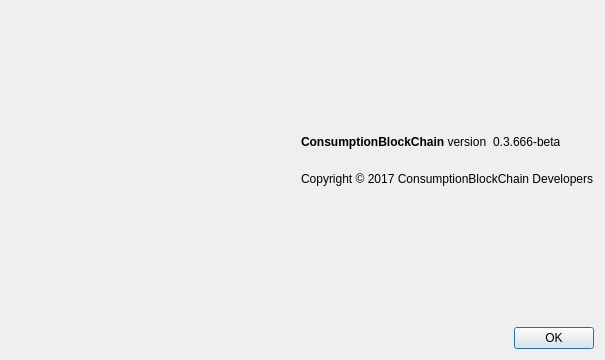
<?xml version="1.0" encoding="UTF-8"?>
<ui version="4.0">
 <class>AboutDialog</class>
 <widget class="QDialog" name="AboutDialog">
  <property name="geometry">
   <rect>
    <x>0</x>
    <y>0</y>
    <width>605</width>
    <height>360</height>
   </rect>
  </property>
  <property name="windowTitle">
   <string>About ConsumptionBlockChain</string>
  </property>
  <layout class="QGridLayout" name="gridLayout" columnstretch="5,5">
   <item row="0" column="0">
    <widget class="QLabel" name="label_4">
     <property name="sizePolicy">
      <sizepolicy hsizetype="Preferred" vsizetype="Ignored">
       <horstretch>0</horstretch>
       <verstretch>0</verstretch>
      </sizepolicy>
     </property>
     <property name="pixmap">
      <pixmap resource="../bitcoin.qrc">:/images/about</pixmap>
     </property>
    </widget>
   </item>
   <item row="0" column="1">
    <layout class="QVBoxLayout" name="verticalLayout_2">
     <item>
      <spacer name="verticalSpacer_2">
       <property name="orientation">
        <enum>Qt::Vertical</enum>
       </property>
       <property name="sizeHint" stdset="0">
        <size>
         <width>20</width>
         <height>40</height>
        </size>
       </property>
      </spacer>
     </item>
     <item>
      <layout class="QHBoxLayout" name="horizontalLayout">
       <item>
        <widget class="QLabel" name="label">
         <property name="cursor">
          <cursorShape>IBeamCursor</cursorShape>
         </property>
         <property name="text">
          <string>&lt;b&gt;ConsumptionBlockChain&lt;/b&gt; version</string>
         </property>
         <property name="textInteractionFlags">
          <set>Qt::LinksAccessibleByMouse|Qt::TextSelectableByKeyboard|Qt::TextSelectableByMouse</set>
         </property>
        </widget>
       </item>
       <item>
        <widget class="QLabel" name="versionLabel">
         <property name="cursor">
          <cursorShape>IBeamCursor</cursorShape>
         </property>
         <property name="text">
          <string notr="true">0.3.666-beta</string>
         </property>
         <property name="textInteractionFlags">
          <set>Qt::LinksAccessibleByMouse|Qt::TextSelectableByKeyboard|Qt::TextSelectableByMouse</set>
         </property>
        </widget>
       </item>
       <item>
        <spacer name="horizontalSpacer">
         <property name="orientation">
          <enum>Qt::Horizontal</enum>
         </property>
         <property name="sizeHint" stdset="0">
          <size>
           <width>40</width>
           <height>20</height>
          </size>
         </property>
        </spacer>
       </item>
      </layout>
     </item>
     <item>
      <widget class="QLabel" name="copyrightLabel">
       <property name="cursor">
        <cursorShape>IBeamCursor</cursorShape>
       </property>
       <property name="text">
        <string>
Copyright © 2017 ConsumptionBlockChain Developers
</string>
       </property>
       <property name="textInteractionFlags">
        <set>Qt::LinksAccessibleByMouse|Qt::TextSelectableByKeyboard|Qt::TextSelectableByMouse</set>
       </property>
      </widget>
     </item>
     <item>
      <spacer name="verticalSpacer">
       <property name="orientation">
        <enum>Qt::Vertical</enum>
       </property>
       <property name="sizeHint" stdset="0">
        <size>
         <width>20</width>
         <height>40</height>
        </size>
       </property>
      </spacer>
     </item>
     <item>
      <widget class="QDialogButtonBox" name="buttonBox">
       <property name="orientation">
        <enum>Qt::Horizontal</enum>
       </property>
       <property name="standardButtons">
        <set>QDialogButtonBox::Ok</set>
       </property>
      </widget>
     </item>
    </layout>
   </item>
  </layout>
 </widget>
 <resources>
  <include location="../bitcoin.qrc"/>
 </resources>
 <connections>
  <connection>
   <sender>buttonBox</sender>
   <signal>accepted()</signal>
   <receiver>AboutDialog</receiver>
   <slot>accept()</slot>
   <hints>
    <hint type="sourcelabel">
     <x>360</x>
     <y>308</y>
    </hint>
    <hint type="destinationlabel">
     <x>157</x>
     <y>274</y>
    </hint>
   </hints>
  </connection>
  <connection>
   <sender>buttonBox</sender>
   <signal>rejected()</signal>
   <receiver>AboutDialog</receiver>
   <slot>reject()</slot>
   <hints>
    <hint type="sourcelabel">
     <x>428</x>
     <y>308</y>
    </hint>
    <hint type="destinationlabel">
     <x>286</x>
     <y>274</y>
    </hint>
   </hints>
  </connection>
 </connections>
</ui>
